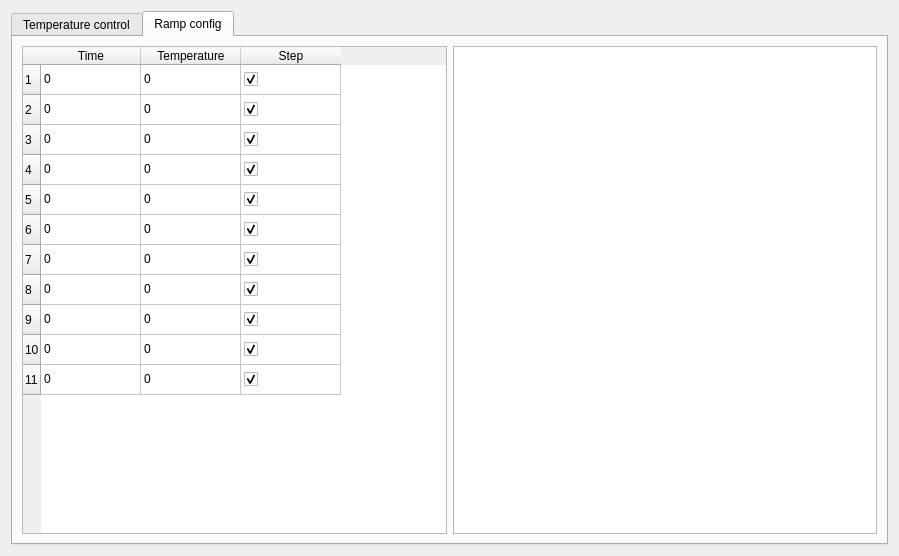
<?xml version="1.0" encoding="UTF-8"?>
<ui version="4.0">
 <class>temp_control</class>
 <widget class="QWidget" name="temp_control">
  <property name="geometry">
   <rect>
    <x>0</x>
    <y>0</y>
    <width>899</width>
    <height>556</height>
   </rect>
  </property>
  <property name="sizePolicy">
   <sizepolicy hsizetype="Preferred" vsizetype="Preferred">
    <horstretch>0</horstretch>
    <verstretch>0</verstretch>
   </sizepolicy>
  </property>
  <property name="windowTitle">
   <string>Form</string>
  </property>
  <layout class="QHBoxLayout" name="horizontalLayout_2">
   <item>
    <widget class="QTabWidget" name="tabWidget">
     <property name="currentIndex">
      <number>1</number>
     </property>
     <widget class="QWidget" name="TemperatureControllTab">
      <property name="enabled">
       <bool>true</bool>
      </property>
      <attribute name="title">
       <string>Temperature control</string>
      </attribute>
      <layout class="QGridLayout" name="gridLayout_4">
       <item row="0" column="0">
        <layout class="QHBoxLayout" name="horizontalLayout">
         <item>
          <layout class="QVBoxLayout" name="verticalLayout">
           <item>
            <layout class="QGridLayout" name="gridLayout_2">
             <item row="1" column="0">
              <widget class="QPushButton" name="stop_button">
               <property name="maximumSize">
                <size>
                 <width>60</width>
                 <height>30</height>
                </size>
               </property>
               <property name="text">
                <string>Stop</string>
               </property>
              </widget>
             </item>
             <item row="0" column="0">
              <widget class="QPushButton" name="start_button">
               <property name="maximumSize">
                <size>
                 <width>60</width>
                 <height>30</height>
                </size>
               </property>
               <property name="text">
                <string>Start</string>
               </property>
               <property name="checkable">
                <bool>false</bool>
               </property>
               <property name="checked">
                <bool>false</bool>
               </property>
               <property name="flat">
                <bool>false</bool>
               </property>
              </widget>
             </item>
             <item row="0" column="1">
              <widget class="QPushButton" name="standby_button">
               <property name="maximumSize">
                <size>
                 <width>80</width>
                 <height>16777215</height>
                </size>
               </property>
               <property name="text">
                <string/>
               </property>
               <property name="checkable">
                <bool>true</bool>
               </property>
               <property name="checked">
                <bool>false</bool>
               </property>
              </widget>
             </item>
             <item row="0" column="2">
              <widget class="QPushButton" name="stop_ramp_button">
               <property name="maximumSize">
                <size>
                 <width>80</width>
                 <height>16777215</height>
                </size>
               </property>
               <property name="text">
                <string>Stop ramp</string>
               </property>
              </widget>
             </item>
             <item row="1" column="2">
              <widget class="QPushButton" name="start_ramp_button">
               <property name="maximumSize">
                <size>
                 <width>80</width>
                 <height>16777215</height>
                </size>
               </property>
               <property name="text">
                <string>Start ramp</string>
               </property>
               <property name="checkable">
                <bool>true</bool>
               </property>
              </widget>
             </item>
             <item row="1" column="1">
              <widget class="QPushButton" name="degas">
               <property name="text">
                <string/>
               </property>
               <property name="checkable">
                <bool>true</bool>
               </property>
              </widget>
             </item>
            </layout>
           </item>
           <item>
            <layout class="QGridLayout" name="gridLayout">
             <property name="sizeConstraint">
              <enum>QLayout::SetDefaultConstraint</enum>
             </property>
             <property name="horizontalSpacing">
              <number>6</number>
             </property>
             <item row="5" column="1">
              <widget class="QLineEdit" name="power">
               <property name="maximumSize">
                <size>
                 <width>100</width>
                 <height>16777215</height>
                </size>
               </property>
              </widget>
             </item>
             <item row="3" column="1">
              <widget class="QLineEdit" name="current">
               <property name="sizePolicy">
                <sizepolicy hsizetype="Preferred" vsizetype="Fixed">
                 <horstretch>0</horstretch>
                 <verstretch>0</verstretch>
                </sizepolicy>
               </property>
               <property name="minimumSize">
                <size>
                 <width>50</width>
                 <height>30</height>
                </size>
               </property>
               <property name="maximumSize">
                <size>
                 <width>100</width>
                 <height>30</height>
                </size>
               </property>
              </widget>
             </item>
             <item row="3" column="0">
              <widget class="QLabel" name="label_3">
               <property name="sizePolicy">
                <sizepolicy hsizetype="Fixed" vsizetype="Preferred">
                 <horstretch>0</horstretch>
                 <verstretch>0</verstretch>
                </sizepolicy>
               </property>
               <property name="text">
                <string>Current</string>
               </property>
              </widget>
             </item>
             <item row="6" column="0">
              <widget class="QLabel" name="Emissio_current">
               <property name="text">
                <string>Resistance</string>
               </property>
              </widget>
             </item>
             <item row="1" column="0">
              <widget class="QLabel" name="label_2">
               <property name="text">
                <string>Actual setpoint</string>
               </property>
              </widget>
             </item>
             <item row="1" column="1">
              <widget class="QLineEdit" name="setpoint">
               <property name="sizePolicy">
                <sizepolicy hsizetype="Fixed" vsizetype="Fixed">
                 <horstretch>0</horstretch>
                 <verstretch>0</verstretch>
                </sizepolicy>
               </property>
               <property name="maximumSize">
                <size>
                 <width>100</width>
                 <height>16777215</height>
                </size>
               </property>
              </widget>
             </item>
             <item row="2" column="0">
              <widget class="QLabel" name="label_4">
               <property name="sizePolicy">
                <sizepolicy hsizetype="Expanding" vsizetype="Preferred">
                 <horstretch>0</horstretch>
                 <verstretch>0</verstretch>
                </sizepolicy>
               </property>
               <property name="maximumSize">
                <size>
                 <width>100</width>
                 <height>16777215</height>
                </size>
               </property>
               <property name="text">
                <string>Voltage</string>
               </property>
              </widget>
             </item>
             <item row="6" column="1">
              <widget class="QLineEdit" name="resistance">
               <property name="maximumSize">
                <size>
                 <width>100</width>
                 <height>16777215</height>
                </size>
               </property>
              </widget>
             </item>
             <item row="2" column="1">
              <widget class="QLineEdit" name="voltage">
               <property name="minimumSize">
                <size>
                 <width>50</width>
                 <height>0</height>
                </size>
               </property>
               <property name="maximumSize">
                <size>
                 <width>100</width>
                 <height>16777215</height>
                </size>
               </property>
              </widget>
             </item>
             <item row="0" column="1">
              <widget class="QLineEdit" name="temperature">
               <property name="maximumSize">
                <size>
                 <width>100</width>
                 <height>16777215</height>
                </size>
               </property>
              </widget>
             </item>
             <item row="5" column="0">
              <widget class="QLabel" name="label_5">
               <property name="text">
                <string>Power</string>
               </property>
              </widget>
             </item>
             <item row="0" column="0" alignment="Qt::AlignLeft">
              <widget class="QLabel" name="label">
               <property name="sizePolicy">
                <sizepolicy hsizetype="Fixed" vsizetype="Preferred">
                 <horstretch>0</horstretch>
                 <verstretch>0</verstretch>
                </sizepolicy>
               </property>
               <property name="text">
                <string>Temperature</string>
               </property>
              </widget>
             </item>
             <item row="8" column="0">
              <spacer name="verticalSpacer">
               <property name="orientation">
                <enum>Qt::Vertical</enum>
               </property>
               <property name="sizeHint" stdset="0">
                <size>
                 <width>20</width>
                 <height>40</height>
                </size>
               </property>
              </spacer>
             </item>
             <item row="7" column="0">
              <widget class="QLabel" name="label_6">
               <property name="text">
                <string>New setpoint</string>
               </property>
              </widget>
             </item>
             <item row="7" column="1">
              <widget class="QLineEdit" name="new_setpoint">
               <property name="maximumSize">
                <size>
                 <width>100</width>
                 <height>30</height>
                </size>
               </property>
              </widget>
             </item>
            </layout>
           </item>
           <item>
            <widget class="QPushButton" name="quit_button">
             <property name="maximumSize">
              <size>
               <width>100</width>
               <height>16777215</height>
              </size>
             </property>
             <property name="text">
              <string>Quit</string>
             </property>
            </widget>
           </item>
          </layout>
         </item>
         <item>
          <widget class="QTextBrowser" name="place_holder_qwt"/>
         </item>
        </layout>
       </item>
      </layout>
     </widget>
     <widget class="QWidget" name="RampConfigTab">
      <attribute name="title">
       <string>Ramp config</string>
      </attribute>
      <layout class="QHBoxLayout" name="horizontalLayout_4">
       <item>
        <widget class="QTableWidget" name="temperature_ramp">
         <row>
          <property name="text">
           <string>1</string>
          </property>
         </row>
         <row>
          <property name="text">
           <string>2</string>
          </property>
         </row>
         <row>
          <property name="text">
           <string>3</string>
          </property>
         </row>
         <row>
          <property name="text">
           <string>4</string>
          </property>
         </row>
         <row>
          <property name="text">
           <string>5</string>
          </property>
         </row>
         <row>
          <property name="text">
           <string>6</string>
          </property>
         </row>
         <row>
          <property name="text">
           <string>7</string>
          </property>
         </row>
         <row>
          <property name="text">
           <string>8</string>
          </property>
         </row>
         <row>
          <property name="text">
           <string>9</string>
          </property>
         </row>
         <row>
          <property name="text">
           <string>10</string>
          </property>
         </row>
         <row>
          <property name="text">
           <string>11</string>
          </property>
         </row>
         <column>
          <property name="text">
           <string>Time</string>
          </property>
         </column>
         <column>
          <property name="text">
           <string>Temperature</string>
          </property>
         </column>
         <column>
          <property name="text">
           <string>Step</string>
          </property>
         </column>
         <item row="0" column="0">
          <property name="text">
           <string>0</string>
          </property>
         </item>
         <item row="0" column="1">
          <property name="text">
           <string>0</string>
          </property>
         </item>
         <item row="0" column="2">
          <property name="text">
           <string/>
          </property>
          <property name="checkState">
           <enum>Checked</enum>
          </property>
         </item>
         <item row="1" column="0">
          <property name="text">
           <string>0</string>
          </property>
         </item>
         <item row="1" column="1">
          <property name="text">
           <string>0</string>
          </property>
         </item>
         <item row="1" column="2">
          <property name="text">
           <string/>
          </property>
          <property name="checkState">
           <enum>Checked</enum>
          </property>
         </item>
         <item row="2" column="0">
          <property name="text">
           <string>0</string>
          </property>
         </item>
         <item row="2" column="1">
          <property name="text">
           <string>0</string>
          </property>
         </item>
         <item row="2" column="2">
          <property name="text">
           <string/>
          </property>
          <property name="checkState">
           <enum>Checked</enum>
          </property>
         </item>
         <item row="3" column="0">
          <property name="text">
           <string>0</string>
          </property>
         </item>
         <item row="3" column="1">
          <property name="text">
           <string>0</string>
          </property>
         </item>
         <item row="3" column="2">
          <property name="text">
           <string/>
          </property>
          <property name="checkState">
           <enum>Checked</enum>
          </property>
         </item>
         <item row="4" column="0">
          <property name="text">
           <string>0</string>
          </property>
         </item>
         <item row="4" column="1">
          <property name="text">
           <string>0</string>
          </property>
         </item>
         <item row="4" column="2">
          <property name="text">
           <string/>
          </property>
          <property name="checkState">
           <enum>Checked</enum>
          </property>
         </item>
         <item row="5" column="0">
          <property name="text">
           <string>0</string>
          </property>
         </item>
         <item row="5" column="1">
          <property name="text">
           <string>0</string>
          </property>
         </item>
         <item row="5" column="2">
          <property name="text">
           <string/>
          </property>
          <property name="checkState">
           <enum>Checked</enum>
          </property>
         </item>
         <item row="6" column="0">
          <property name="text">
           <string>0</string>
          </property>
         </item>
         <item row="6" column="1">
          <property name="text">
           <string>0</string>
          </property>
         </item>
         <item row="6" column="2">
          <property name="text">
           <string/>
          </property>
          <property name="checkState">
           <enum>Checked</enum>
          </property>
         </item>
         <item row="7" column="0">
          <property name="text">
           <string>0</string>
          </property>
         </item>
         <item row="7" column="1">
          <property name="text">
           <string>0</string>
          </property>
         </item>
         <item row="7" column="2">
          <property name="text">
           <string/>
          </property>
          <property name="checkState">
           <enum>Checked</enum>
          </property>
         </item>
         <item row="8" column="0">
          <property name="text">
           <string>0</string>
          </property>
         </item>
         <item row="8" column="1">
          <property name="text">
           <string>0</string>
          </property>
         </item>
         <item row="8" column="2">
          <property name="text">
           <string/>
          </property>
          <property name="checkState">
           <enum>Checked</enum>
          </property>
         </item>
         <item row="9" column="0">
          <property name="text">
           <string>0</string>
          </property>
         </item>
         <item row="9" column="1">
          <property name="text">
           <string>0</string>
          </property>
         </item>
         <item row="9" column="2">
          <property name="text">
           <string/>
          </property>
          <property name="checkState">
           <enum>Checked</enum>
          </property>
         </item>
         <item row="10" column="0">
          <property name="text">
           <string>0</string>
          </property>
         </item>
         <item row="10" column="1">
          <property name="text">
           <string>0</string>
          </property>
         </item>
         <item row="10" column="2">
          <property name="text">
           <string/>
          </property>
          <property name="checkState">
           <enum>Checked</enum>
          </property>
         </item>
        </widget>
       </item>
       <item>
        <widget class="QTextBrowser" name="textBrowser"/>
       </item>
      </layout>
     </widget>
    </widget>
   </item>
  </layout>
 </widget>
 <resources/>
 <connections/>
</ui>
